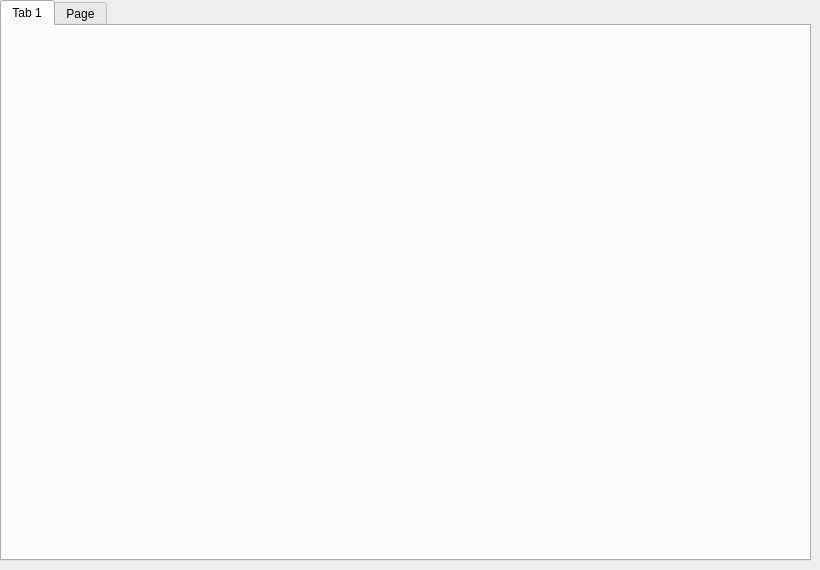
  <widget class="QWidget" name="centralwidget">
   <property name="styleSheet">
    <string notr="true">font: 9pt &quot;Segoe UI&quot;;</string>
   </property>
   <widget class="QTabWidget" name="tabWidget">
    <property name="geometry">
     <rect>
      <x>0</x>
      <y>0</y>
      <width>811</width>
      <height>561</height>
     </rect>
    </property>
    <property name="currentIndex">
     <number>0</number>
    </property>
    <widget class="QWidget" name="tab">
     <attribute name="title">
      <string>Tab 1</string>
     </attribute>
     <widget class="QLabel" name="label">
      <property name="geometry">
       <rect>
        <x>0</x>
        <y>0</y>
        <width>32</width>
        <height>32</height>
       </rect>
      </property>
      <property name="sizePolicy">
       <sizepolicy hsizetype="MinimumExpanding" vsizetype="MinimumExpanding">
        <horstretch>0</horstretch>
        <verstretch>0</verstretch>
       </sizepolicy>
      </property>
      <property name="cursor">
       <cursorShape>OpenHandCursor</cursorShape>
      </property>
      <property name="mouseTracking">
       <bool>false</bool>
      </property>
      <property name="focusPolicy">
       <enum>Qt::ClickFocus</enum>
      </property>
      <property name="contextMenuPolicy">
       <enum>Qt::NoContextMenu</enum>
      </property>
      <property name="text">
       <string/>
      </property>
      <property name="pixmap">
       <pixmap>../../../../Users/jharper/.designer/backup/Resource/dev_camera.png</pixmap>
      </property>
      <property name="scaledContents">
       <bool>false</bool>
      </property>
      <property name="alignment">
       <set>Qt::AlignCenter</set>
      </property>
     </widget>
    </widget>
    <widget class="QWidget" name="tab_2">
     <attribute name="title">
      <string>Page</string>
     </attribute>
    </widget>
   </widget>
  </widget>
